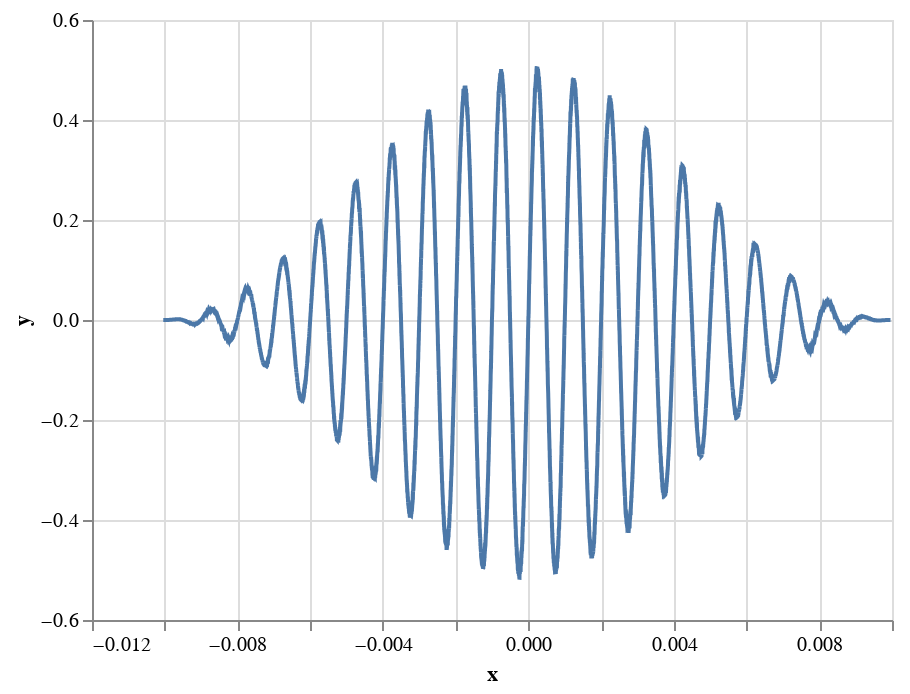

Notebook cell for this chart:
### Code cell
alt.Chart(windowed).mark_line().encode(
    x='x',
    y='y'
)

### Figure 1 — Vega-Lite specification as saved in the notebook (floating-point values rounded to 4 significant figures; data arrays with more than 128 entries replaced by an {"elided": "..."} marker saying what was removed)
{"config": {"view": {"continuousWidth": 400, "continuousHeight": 300}}, "data": {"name": "data-5e1de069ee28cac6a02727654ba7801b"}, "mark": "line", "encoding": {"x": {"type": "quantitative", "field": "x"}, "y": {"type": "quantitative", "field": "y"}}, "$schema": "https://vega.github.io/schema/vega-lite/v4.8.1.json", "datasets": {"data-5e1de069ee28cac6a02727654ba7801b": {"elided": "10000 records"}}}
